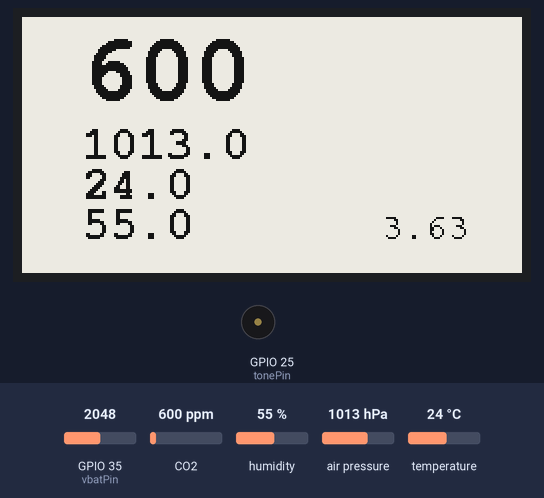
The program below on a simulated ESP32. Shown: 250×128 one-colour display, buzzer (waves = sounding). The inputs (shaded band) are chosen by the test bench; at power-on: CO2 600 ppm, GPIO 35 (vbatPin) = 2048, humidity 55 %, air pressure 1013 hPa, temperature 24 °C. What the program prints to the serial monitor is not drawn.

Above: at 4.1 s.
4.2 s: CO2 set to 1060 ppm
At 5.4 s:
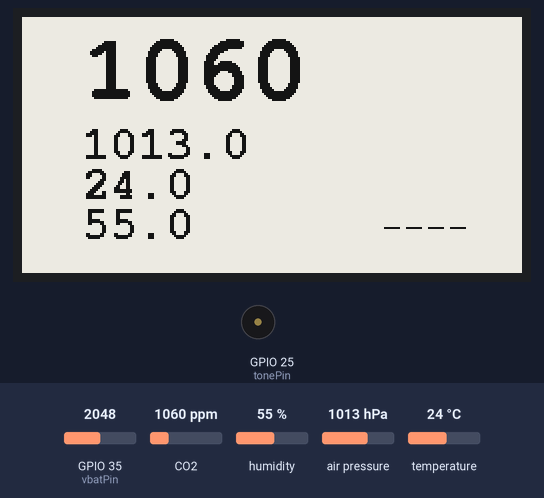
8.1 s: CO2 set to 1145 ppm
At 9.94 s:
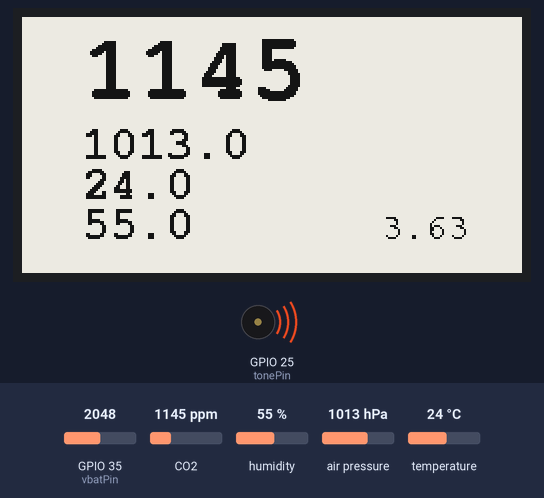
16.1 s: GPIO 35 (vbatPin) set to 2866
At 18.8 s:
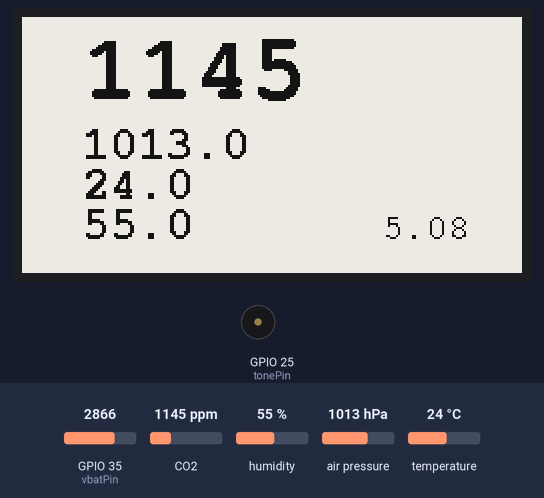
19.3 s: humidity set to 22 %
At 21.1 s:
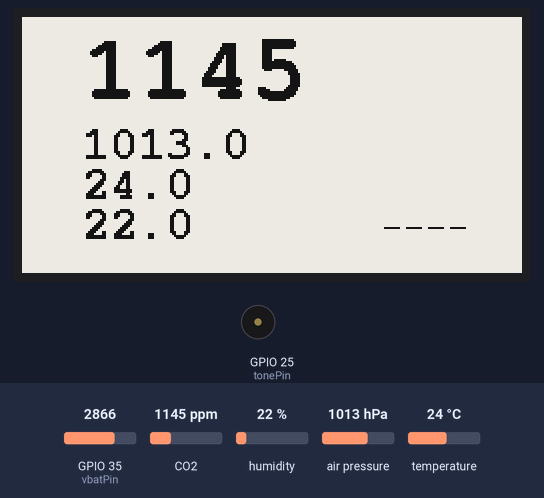
21.3 s: GPIO 35 (vbatPin) set to 3972
At 22.7 s:
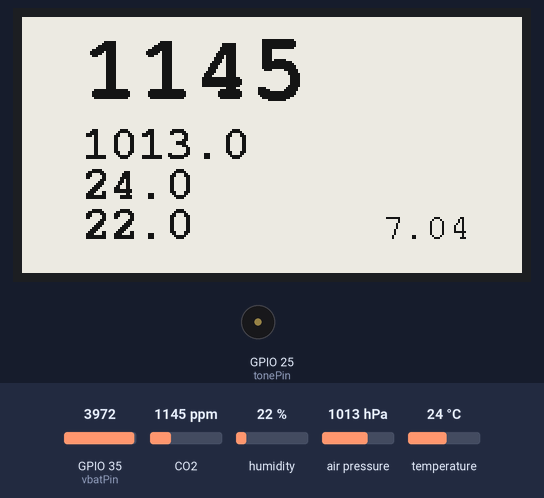
23.3 s: air pressure set to 952 hPa
At 25.3 s:
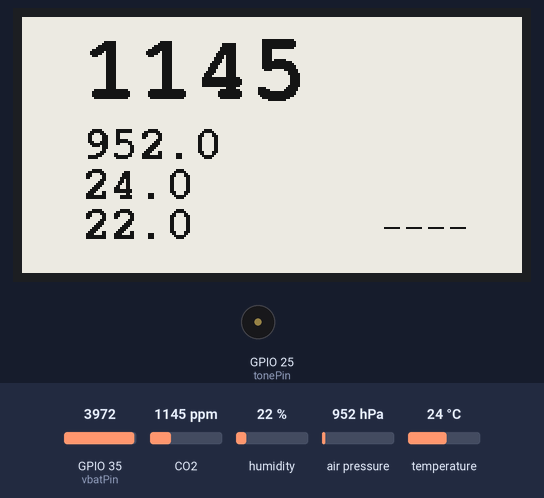
Timing chart, 0 to 26.3 s (numbered marks = the images above; inputs shaded):
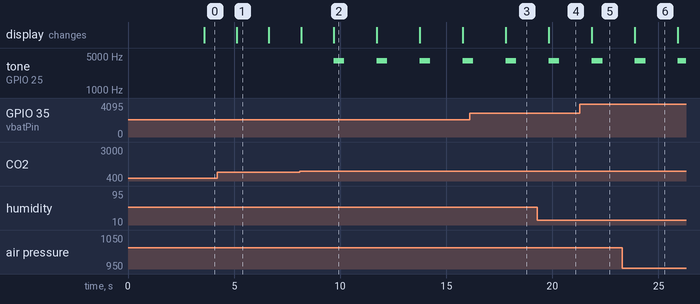

Measured:
- the behaviour switches between 1100 and 1101 ppm on CO2 (found by bisection; images 1 and 2)
- after the input at 4.2 s, the display: changes after 0.91 s (image 1)
- after the input at 8.1 s, tone on GPIO 25 (tonePin): alternates 4000 Hz for 0.50 s and silent for 1.5 s, starting after 1.6 s; the display: first differs from a run without the input after 1.6 s (image 2)
- after the input at 16.1 s, the display: changes after 1.7 s (image 3)
- after the input at 19.3 s, the display: changes after 0.54 s (image 4)
- after the input at 21.3 s, the display: changes after 0.57 s (image 5)
- after the input at 23.3 s, the display: changes after 0.59 s (image 6)

The program:

main.cpp
```cpp
#include <Arduino.h>
#include <Wire.h>

#include <GxGDEH0213B72/GxGDEH0213B72.h>
#include <Fonts/FreeMonoBold12pt7b.h>
#include <Fonts/FreeMonoBold24pt7b.h>
#include <Fonts/FreeMono9pt7b.h>

#include <GxIO/GxIO_SPI/GxIO_SPI.h>
#include <GxEPD.h>

#include "SPI.h"
#include <SparkFun_SCD30_Arduino_Library.h>
#include <Adafruit_BMP280.h>
#include <DHT12.h>
#include <Tone32.h>

#define SPI_MOSI 23
#define SPI_MISO -1
#define SPI_CLK 18

#define ELINK_SS 5
#define ELINK_BUSY 4
#define ELINK_RESET 16
#define ELINK_DC 17

//#define PRINT_VALUES
//#define FORCE_RECALIBRATION

typedef enum {
    RIGHT_ALIGNMENT = 0,
    LEFT_ALIGNMENT,
    CENTER_ALIGNMENT,
} Text_alignment;

const uint8_t vbatPin = 35;
const uint8_t tonePin = 25;

GxIO_Class io(SPI, /*CS=5*/ ELINK_SS, /*DC=*/ ELINK_DC, /*RST=*/ ELINK_RESET);
GxEPD_Class display(io, /*RST=*/ ELINK_RESET, /*BUSY=*/ ELINK_BUSY);

const uint8_t Whiteboard[1700] = {0x00};

// sensors
SCD30 scd30;
Adafruit_BMP280 bmp280;
DHT12 dht12(&Wire);

void displayText(const String &str, uint16_t y, uint8_t alignment) {
    int16_t x = 0;
    int16_t x1, y1;
    uint16_t w, h;
    display.setCursor(x, y);
    display.getTextBounds(str, x, y, &x1, &y1, &w, &h);

    switch (alignment) {
        case RIGHT_ALIGNMENT:
            //display.setCursor(display.width() - w - x1, y);
            display.setCursor(180, y);
            break;
        case LEFT_ALIGNMENT:
            display.setCursor(30, y);
            break;
        case CENTER_ALIGNMENT:
            display.setCursor(display.width() / 2 - ((w + x1) / 2), y);
            break;
        default:
            break;
    }
    display.println(str);
}

void setup() {
    Serial.begin(115200);
    Serial.println();
    Serial.println("setup...");

    // display setup
    SPI.begin(SPI_CLK, SPI_MISO, SPI_MOSI, ELINK_SS);
    display.init(); // enable diagnostic output on Serial

    display.setRotation(1);
    display.fillScreen(GxEPD_WHITE);
    display.setTextColor(GxEPD_BLACK);

    display.fillScreen(GxEPD_WHITE);
    display.update();

    // sensor setup
    Serial.println("SCD30 setup...");
    Wire.begin();
    if (!scd30.begin()) {
        Serial.println("fail!");
        Serial.println("SCD30 not detected. Please check wiring. Freezing...");
        while (true);
    }
    scd30.setAutoSelfCalibration(false);
    //airSensor.setForcedRecalibrationFactor(400);

    Serial.println("BMP280 setup...");
    if (!bmp280.begin(0x76)) {
        Serial.println("BMP280 not detected. Please check wiring. Freezing...");
        while (true);
    }

    Serial.println("DHT12 setup...");
    dht12.begin();
    if (dht12.read() != 0) {
        Serial.println("DHT12 not detected. Please check wiring. Freezing...");
        while (true);
    }
    Serial.println("...done");
}

int cnt = 0;
bool bat = true;
float newTempOffset = 0.0;

void loop() {
    sleep(1);
    // get sensor data
    auto bmp280_pres = bmp280.readPressure() / 100.0;
    auto scd30_temp = scd30.getTemperature();
    auto scd30_humi = scd30.getHumidity();
    dht12.read();

    float oldTempOffset = newTempOffset;
    newTempOffset = (scd30_temp - dht12.getTemperature()) + oldTempOffset;
    if (newTempOffset < 0.0) newTempOffset = 0.0;
    scd30.setTemperatureOffset(newTempOffset);

    if (cnt % 60 == 0) {
        scd30.setAmbientPressure(bmp280_pres);
    }

    auto scd30_co2 = scd30.getCO2();
    display.setFont(&FreeMonoBold24pt7b);
    displayText(String(scd30_co2), 40, LEFT_ALIGNMENT);
    display.setFont(&FreeMonoBold12pt7b);
    displayText(String(bmp280_pres, 1), 70, LEFT_ALIGNMENT);
    displayText(String(dht12.getTemperature(), 1), 90, LEFT_ALIGNMENT);
    displayText(String(scd30_humi, 1), 110, LEFT_ALIGNMENT);

    display.setFont(&FreeMono9pt7b);

    if (bat) {
        // Battery Voltage
        auto vbat = (float) (analogRead(vbatPin)) / 4095 * 2 * 3.3 * 1.1;
        displayText(String(vbat, 2), 110, RIGHT_ALIGNMENT);
    } else {
        displayText(String("----"), 110, RIGHT_ALIGNMENT);
    }
    bat = !bat;

    display.updateWindow(0, 0, 222, 125, true);
    display.fillScreen(GxEPD_WHITE);

    if (scd30_co2 > 1100) {
        tone(tonePin, 4000, 500, 0);
    }

#ifdef PRINT_VALUES
    Serial.print("co2(ppm):");
    Serial.print(scd30_co2);

    Serial.print(" temp_scd30(C):");
    Serial.print(scd30_temp, 1);

    Serial.print(" humidity_scd30(%):");
    Serial.print(scd30_humi, 1);

    Serial.print(" pressure(hPa):");
    Serial.print(bmp280_pres, 1);

    Serial.print(" temp_bme(C):");
    Serial.print(bmp280.readTemperature(), 1);

    Serial.print(" temp_dht12(C):");
    Serial.print(dht12.getTemperature(), 1);

    Serial.print(" humidity_dht12(%):");
    Serial.print(dht12.getHumidity(), 1);

    Serial.print(" tempOffset(C):");
    Serial.print(oldTempOffset, 2);
    Serial.print(" / ");
    Serial.print(newTempOffset, 2);
    Serial.print(" / ");
    Serial.print(scd30.getTemperatureOffset(), 2);

    Serial.println();
#endif

    cnt++;

#ifdef FORCE_RECALIBRATION
    Serial.println("scd30 sensor FRC waiting...");
    // initilal FRC
    if (cnt == 1800) {
        scd30.setForcedRecalibrationFactor(400);
        Serial.println("scd30 sensor FRC is active!!");
    }
#endif
}
```
